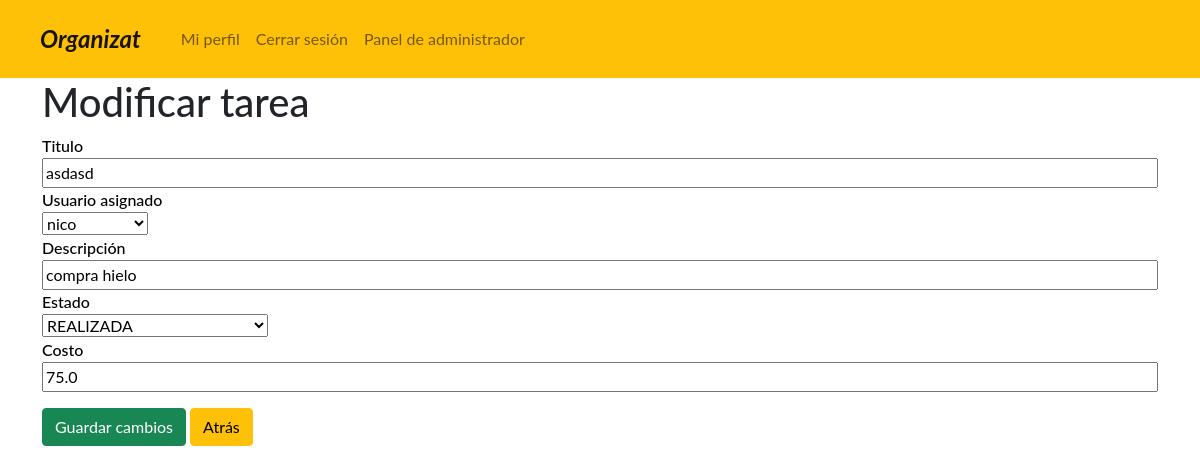
Page /event/update-task/028338f88840d3d7c3c414551f28aee697b3df194278bee8e4fe3adfcef1/1/ (signed in) on the committed database.
### administrador/models.py (models this page shows, shortened)
class Task(models.Model):
    user = models.ForeignKey(User, blank=True, null=True, on_delete=models.CASCADE, verbose_name="Encargado")
    event = models.ForeignKey(Event, on_delete=models.CASCADE, verbose_name="Evento")
    title = models.CharField(max_length=50, blank = False, null = False, verbose_name = 'Titulo')
    description = models.CharField(max_length=255, blank = False, null = False, verbose_name = 'Descripcion')
    status = models.CharField(choices = STATES_TAREAS, blank = False, null = False, max_length=22, verbose_name='Estado de la tarea')
    cost = models.FloatField(default = 0)
    class Meta:
        verbose_name = 'Tarea'
        verbose_name_plural = 'Tareas'

### administrador/views.py (the view)
def UpdateTask(request, token, task_pk):
    instance = Task.objects.get(id=task_pk)
    form = TaskForm(request.POST or None, instance=instance)
    if request.method == 'POST':
        if form.is_valid():
            form.save()
            return HttpResponseRedirect(reverse('event', kwargs={'token': token}))
        else:
            messages.error(request, form.errors)
    event = Event.objects.get(event_link=token)
    assigned_user = User.objects.get(id=instance.user.id)
    context = {
        'form': form,
        'event': event,
        'update': True,
        'assigned_user': assigned_user
    }
    return render(request, 'new-task.html', context)

### administrador/forms.py
class TaskForm(forms.ModelForm):
    class Meta:
        model = Task
        fields = ['user', 'title', 'description', 'status',
                  'cost']
    def __init__(self, *args, **kwargs):
        super(TaskForm, self).__init__(*args, **kwargs)
        self.fields["cost"].initial = 0
        self.fields["cost"].required = False
        self.fields["status"].required = False

### administrador/models.py (called while the page is built)
    @property
    def list_invitation_accepted(self):
        return Invitation.objects.filter(event=self, accepted_event=True)

### templates/new-task.html (shortened to what this page needs)
{% extends 'base.html' %}
{% block content %}
<div class="container">
    {% if update %}
        <h1>Modificar tarea</h1>
    {% else %}
        <h1>Crear tarea</h1>
    {% endif %}
    <form method="POST">{% csrf_token %}
        <label class="text-black">Titulo</label>
        {{form.title}}
        <label class="text-black">Usuario asignado</label>
        <select name="user" id="id_user">
        {% if update %}
            <option value={{assigned_user.id}}>{{assigned_user.username}}</option>
        {% endif %}
        </select>
        <label class="text-black">Descripción</label>
        {{form.description}}
        {% if update %}
        <label class="text-black">Estado</label>
        {{form.status}}
        <label class="text-black">Costo</label>
        {{form.cost}}
        {% endif %}
        <div class="py-2 my-2">
            <a class="text-decoration-none text-white btn-block"
               href="">
                <button type="submit" class="btn btn-block btn-success">{% if update %}Guardar cambios{% else %}Crear{% endif %}</button>
            </a>
            <a href="{% url 'event' event.event_link %}">
               <button type="button" class="btn btn-warning">Atrás</button>
           </a>
        </div>
    </form>
</div>
{% endblock %}

### static/css/styles.css (style rules this page uses)
body { font-family: "Lato", sans-serif; }
label { font-weight: 500; font-size: 1rem; display: block; color: white; }
input { display: block; width: 100%; }

### rows in the picture
Task: title "asdasd", description "compra hielo", status "REALIZADA", cost "75.0"
